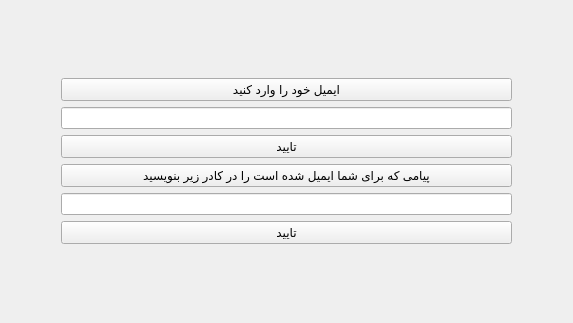
<?xml version="1.0" encoding="UTF-8"?>
<ui version="4.0">
 <class>ok</class>
 <widget class="QWidget" name="ok">
  <property name="geometry">
   <rect>
    <x>0</x>
    <y>0</y>
    <width>573</width>
    <height>323</height>
   </rect>
  </property>
  <property name="windowTitle">
   <string>Form</string>
  </property>
  <layout class="QGridLayout" name="gridLayout">
   <item row="0" column="0">
    <layout class="QVBoxLayout" name="verticalLayout">
     <property name="leftMargin">
      <number>50</number>
     </property>
     <property name="rightMargin">
      <number>50</number>
     </property>
     <item>
      <widget class="QPushButton" name="pushButton_3">
       <property name="text">
        <string>ایمیل خود را وارد کنید</string>
       </property>
      </widget>
     </item>
     <item>
      <widget class="QLineEdit" name="lineEdit_2"/>
     </item>
     <item>
      <widget class="QPushButton" name="pushButton_4">
       <property name="text">
        <string>تایید</string>
       </property>
      </widget>
     </item>
     <item>
      <widget class="QPushButton" name="pushButton">
       <property name="text">
        <string>پیامی که برای شما ایمیل شده است را در کادر زیر بنویسید</string>
       </property>
      </widget>
     </item>
     <item>
      <widget class="QLineEdit" name="lineEdit">
       <property name="text">
        <string/>
       </property>
      </widget>
     </item>
     <item>
      <widget class="QPushButton" name="pushButton_2">
       <property name="text">
        <string>تایید</string>
       </property>
      </widget>
     </item>
    </layout>
   </item>
  </layout>
 </widget>
 <resources/>
 <connections/>
</ui>
